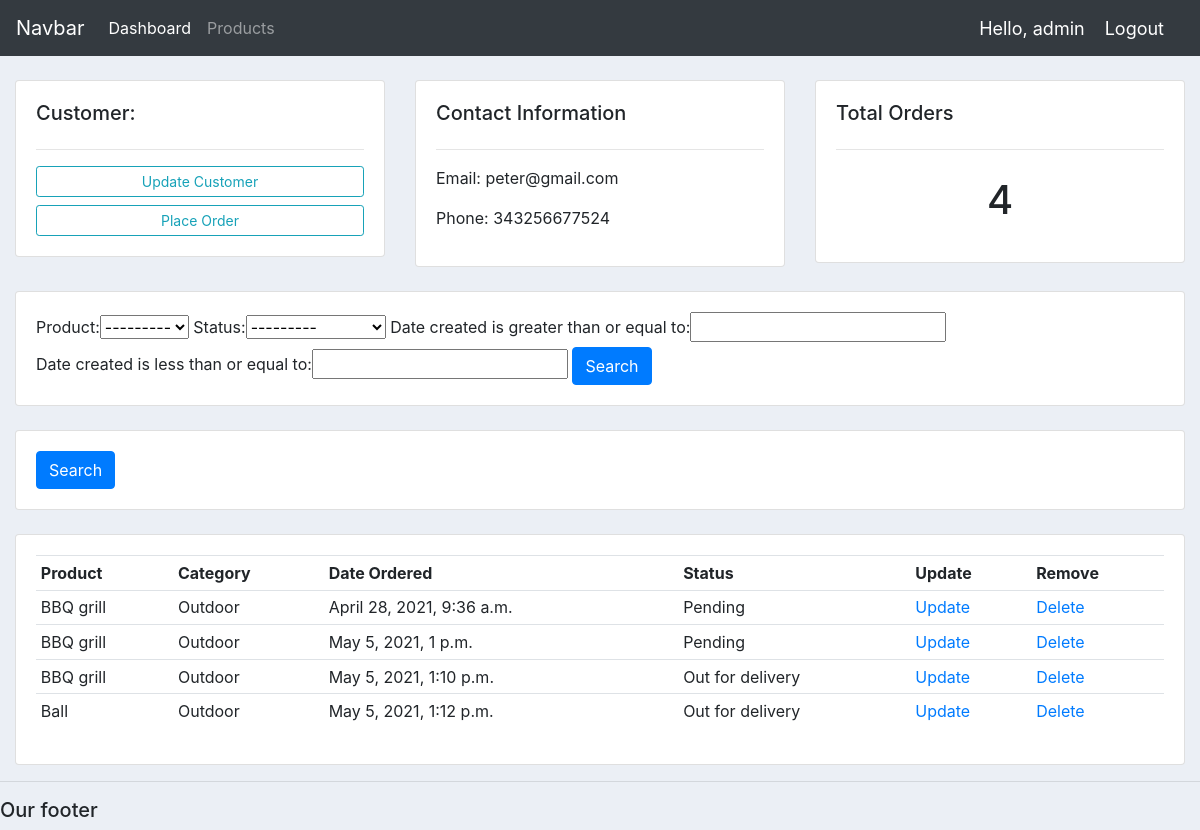
The page /customer/2/ (signed in) on the database its author committed.
### accounts/models.py (models this page shows, shortened)
class Customer(models.Model):
    name = models.CharField(max_length=200, null=True)
    phone = models.CharField(max_length=200, null=True)
    email = models.CharField(max_length=200, null=True)
    date_created = models.DateTimeField(auto_now_add=True, null=True)

class Order(models.Model):
    STATUS = (
        ('Pending', 'Pending'),
        ('Out for delivery', 'Out for delivery'),
        ('Delivered', 'Delivered'),
    )
    customer = models.ForeignKey(Customer, null=True, on_delete=models.SET_NULL)
    product = models.ForeignKey(Product, null=True, on_delete=models.SET_NULL)
    date_created = models.DateTimeField(auto_now_add=True, null=True)
    status = models.CharField(max_length=200, null=True, choices=STATUS)

class Product(models.Model):
    CATEGORY = (
        ('Indoor', 'Indoor'),
        ('Outdoor', 'Outdoor'),
    )
    name = models.CharField(max_length=200, null=True)
    price = models.FloatField(null=True)
    category = models.CharField(max_length=200, null=True, choices=CATEGORY)
    description = models.CharField(max_length=200, null=True, blank=True)
    date_created = models.DateTimeField(auto_now_add=True, null=True)
    tags = models.ManyToManyField(Tag)
    def __str__(self):
        return self.name

### accounts/views.py (the view)
# urls.py: path('customer/<str:pk>/', views.customer, name="customer"),
@login_required(login_url='login')
def customer(request, pk):
    customer = Customer.objects.get(id=pk)
    orders = customer.order_set.all()
    order_count = orders.count()
    myFilter = OrderFilter(request.GET, queryset=orders)
    orders = myFilter.qs
    context = {'customer':customer, 'orders':orders, 'order_count':order_count, 'myFilter':myFilter}
    return render(request, 'accounts/customer.html', context)

### accounts/templates/accounts/customer.html
{%  extends 'accounts/main.html' %}
{% block content %}
	<br>
<div class="row">
	<div class="col-md">
		<div class="card card-body">
			<h5>Customer:</h5>
			<hr>
			<a class="btn btn-outline-info  btn-sm btn-block" href="">Update Customer</a>
			<a class="btn btn-outline-info  btn-sm btn-block" href="{% url 'create_order' customer.id %}">Place Order</a>
		</div>
	</div>
	<div class="col-md">
		<div class="card card-body">
			<h5>Contact Information</h5>
			<hr>
			<p>Email: {{customer.email}}</p>
			<p>Phone: {{customer.phone}}</p>
		</div>
	</div>
	<div class="col-md">
		<div class="card card-body">
			<h5>Total Orders</h5>
			<hr>
			<h1 style="text-align: center;padding: 10px">{{order_count}}</h1>
		</div>
	</div>
</div>
<br>
<div class="row">
	<div class="col">
		<div class="card card-body">
			<form method="get">
				{{myFilter.form}}
				<button class="btn btn-primary" type="submit">Search</button>
			</form>
		</div>
	</div>
</div>
<br>
<div class="row">
	<div class="col">
		<div class="card card-body">
			<form method="get">
		    <button class="btn btn-primary" type="submit">Search</button>
		  </form>
		</div>
	</div>
</div>
<br>
<div class="row">
	<div class="col-md">
		<div class="card card-body">
			<table class="table table-sm">
				<tr>
					<th>Product</th>
					<th>Category</th>
					<th>Date Ordered</th>
					<th>Status</th>
					<th>Update</th>
					<th>Remove</th>
				</tr>
				{% for order in orders%}
					<tr>
						<td>{{order.product}}</td>
						<td>{{order.product.category}}</td>
						<td>{{order.date_created}}</td>
						<td>{{order.status}}</td>
						<td><a href="{% url 'update_order' order.id %}">Update</a></td>
						<td><a href="{% url 'delete_order' order.id %}">Delete</a></td>
					</tr>
				{% endfor %}
			</table>
		</div>
	</div>
</div>
{% endblock %}

### accounts/templates/accounts/navbar.html (shortened to what this page needs)
<nav class="navbar navbar-expand-lg navbar-dark bg-dark">
    <a class="navbar-brand" href="#">Navbar</a>
    <div class="collapse navbar-collapse" id="navbarNav">
      <ul class="navbar-nav">
        <li class="nav-item active">
          <a class="nav-link" href="{% url 'home' %}">Dashboard</a>
        </li>
        <li class="nav-item">
          <a class="nav-link" href="{% url 'products' %}">Products</a>
        </li>
      </ul>
    </div>
    <span class="hello-msg" >Hello, {{request.user}} </span>
    <span><a class="hello-msg" href="{% url 'logout' %}">Logout</a></span>
  </nav>

### static/css/main.css (style rules this page uses)
body { background-color: #ebeff5; }

### accounts/templates/accounts/navbar.html (style rules this page uses)
.hello-msg { font-size: 18px; color: #fff; margin-right: 20px; }

### rows shown on the page
Customer: email "peter@gmail.com", phone "343256677524"
Order: product "BBQ grill", product.category "Outdoor", date_created "April 28, 2021, 9:36 a.m.", status "Pending"
Order: product "BBQ grill", product.category "Outdoor", date_created "May 5, 2021, 1 p.m.", status "Pending"
Order: product "BBQ grill", product.category "Outdoor", date_created "May 5, 2021, 1:10 p.m.", status "Out for delivery"
Order: product "Ball", product.category "Outdoor", date_created "May 5, 2021, 1:12 p.m.", status "Out for delivery"

### other values the page prints
{{ request.user }} "admin"
{{ order_count }} "4"
